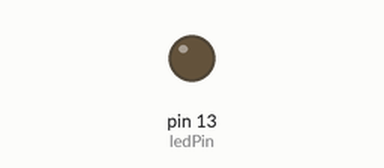
Recording of a sketch running on a simulated Arduino Uno, built with avr-gcc and run on an emulated ATmega328P. Parts: output pins drawn as LEDs (lit = HIGH).

Above: at 0.4 s.
At 4.2 s:
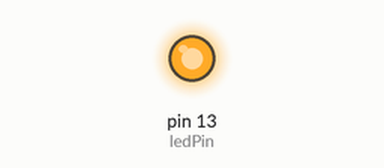
Timing chart, 0 to 5.8 s (numbered marks = the images above):
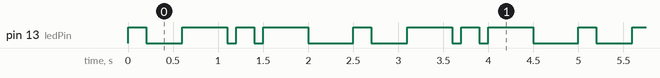

Measured:
- by itself, pin 13 (ledPin): repeats every 2.5 s: LOW 0.40 s, HIGH 0.50 s, LOW 0.10 s, HIGH 0.20 s, LOW 0.10 s, HIGH 0.50 s, LOW 0.50 s, HIGH 0.20 s
- by itself, everything shown: repeats every 2.5 s, in 8 steps

The sketch:

03_arrays_example_3_-_blinking_led_.ino
```cpp
//pin 13 is connected to built in led
//this is a program to blink led with specific time changing
//use 1D array not 2D for readability and clean code

const int ledPin              = 13; //according to arduino documentations , it's better to
const int totalStates         = 10; //use constants instead of #define
int ledState[totalStates]     = {1, 0, 1, 0, 1, 0, 0, 1, 0};  //0 -> led off , 1 -> led on
int ledDurations[totalStates] = {200, 400, 500, 100, 200, 50, 50, 500, 500}; // these are the time of blinking in ms

void setup() {
  pinMode(ledPin, OUTPUT);
}

void loop() {
  for (int i = 0; i < totalStates; i++)
  {
    digitalWrite(ledPin, ledState[i]);
    delay(ledDurations[i]);
  }
}
```
